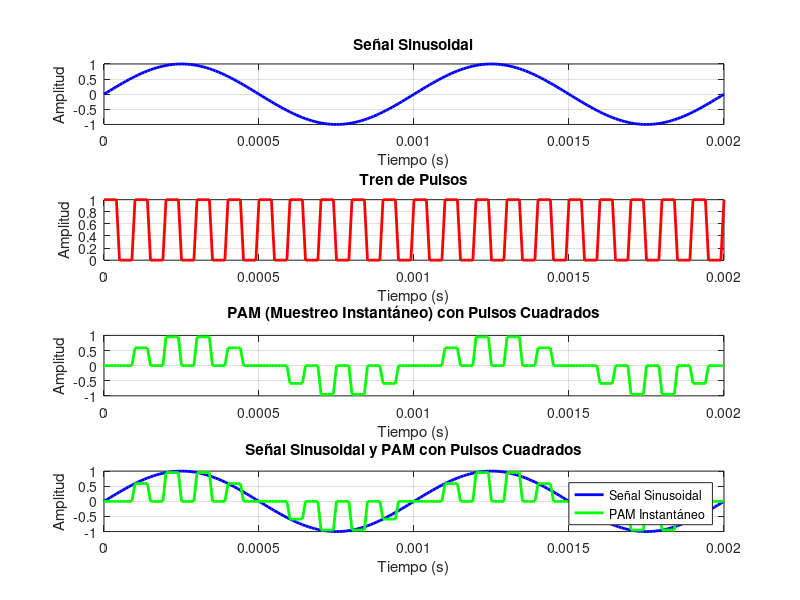

Source code (MATLAB):
%**********
% Sinusoide
%**********
A = 1;
fc = 1000;  % Frecuencia de la señal moduladora (sinusoide)
fs = 100000;  % Frecuencia de muestreo para buena resolución
Ts = 1/fs;  % Periodo de muestreo

t_seno = 0:Ts:0.002;  % 2ms de señal
seno = A * sin(2 * pi * fc * t_seno);  % Generar la sinusoide

%**********
% TREN DE PULSOS
%**********
f_muestreo = 10000;  % Frecuencia de muestreo (10 kHz)
Ts_pulsos = 1 / f_muestreo;  % Periodo de muestreo del tren de pulsos
tau = 0.00005;  % Ancho del pulso en segundos
d = (tau / Ts_pulsos) * 100;  % Ciclo de trabajo en porcentaje

% Vector de tiempo para el tren de pulsos
t_tren = 0:Ts:0.002;  % Mismo vector de tiempo

% Generar el tren de pulsos
tren_pulsos = (1 + square(2 * pi * f_muestreo * t_tren, d)) / 2;

% PAM con Muestreo Instantáneo usando pulsos cuadrados
PAM_instantaneo = zeros(size(t_tren));

% Para cada punto de muestreo (donde el pulso comienza)
for i = 1:length(t_tren)
    if i > 1 && tren_pulsos(i) > 0.5 && tren_pulsos(i-1) < 0.5
        % Este es el inicio de un pulso (flanco ascendente)
        valor_muestra = seno(i);  % Tomar el valor instantáneo
        
        % Mantener este valor durante todo el pulso
        j = i;
        while j <= length(t_tren) && tren_pulsos(j) > 0.5
            PAM_instantaneo(j) = valor_muestra;  % Mismo valor para todo el pulso
            j = j + 1;
        end
    end
end

% Crear la figura con las 4 subgráficas
figure;

% Subgráfica 1: Señal sinusoidal
subplot(4,1,1);
plot(t_seno, seno, 'LineWidth', 2, 'Color', 'b');
xlabel('Tiempo (s)');
ylabel('Amplitud');
title('Señal Sinusoidal');
grid on;
%ylim([-1.2 1.2]);

% Subgráfica 2: Tren de pulsos
subplot(4,1,2);
plot(t_tren, tren_pulsos, 'LineWidth', 2, 'Color', 'r');
xlabel('Tiempo (s)');
ylabel('Amplitud');
title('Tren de Pulsos');
grid on;
%ylim([-0.2 1.2]);

% Subgráfica 3: PAM Instantáneo con Pulsos Cuadrados
subplot(4,1,3);
plot(t_tren, PAM_instantaneo, 'LineWidth', 2, 'Color', 'g');
xlabel('Tiempo (s)');
ylabel('Amplitud');
title('PAM (Muestreo Instantáneo) con Pulsos Cuadrados');
grid on;
%ylim([-1.2 1.2]);

% Subgráfica 4: Señal sinusoidal y PAM juntos
subplot(4,1,4);
plot(t_tren, seno, 'b', 'LineWidth', 2);
hold on;
plot(t_tren, PAM_instantaneo, 'g', 'LineWidth', 2);
xlabel('Tiempo (s)');
ylabel('Amplitud');
title('Señal Sinusoidal y PAM con Pulsos Cuadrados');
legend('Señal Sinusoidal', 'PAM Instantáneo');
grid on;
%ylim([-1.2 1.2]);
